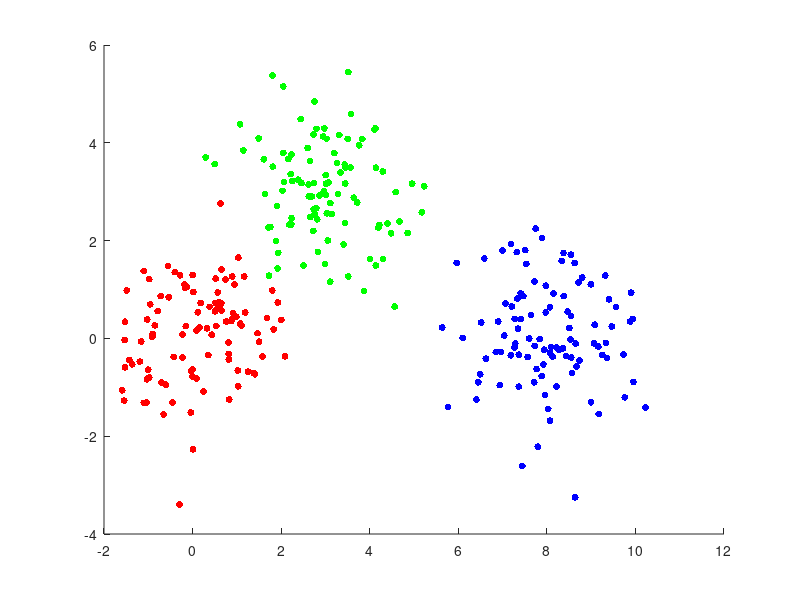

MATLAB code to generate this figure:
x1 = randn(1, 100); 
y1 = randn(1, 100);
scatter(x1, y1, 25, [1 0 0], 'filled');
hold on

x2 = randn(1, 100) + 3; 
y2 = randn(1, 100) + 3;
scatter(x2, y2, 25, [0 1 0] , 'filled');

x3 = randn(1, 100) + 8; 
y3 = randn(1, 100);
scatter(x3, y3, 25, [0 0 1], 'filled');
hold off

x = [x1, x2, x3];
y = [y1, y2, y3]; 
data = [x', y'];
 [cidx2,cmeans2] = kmeans(data, 2,'replicates', 10);
 [cidx3,cmeans3] = kmeans(data, 3,'replicates', 10);
 [cidx4,cmeans4] = kmeans(data, 4,'replicates', 10);
